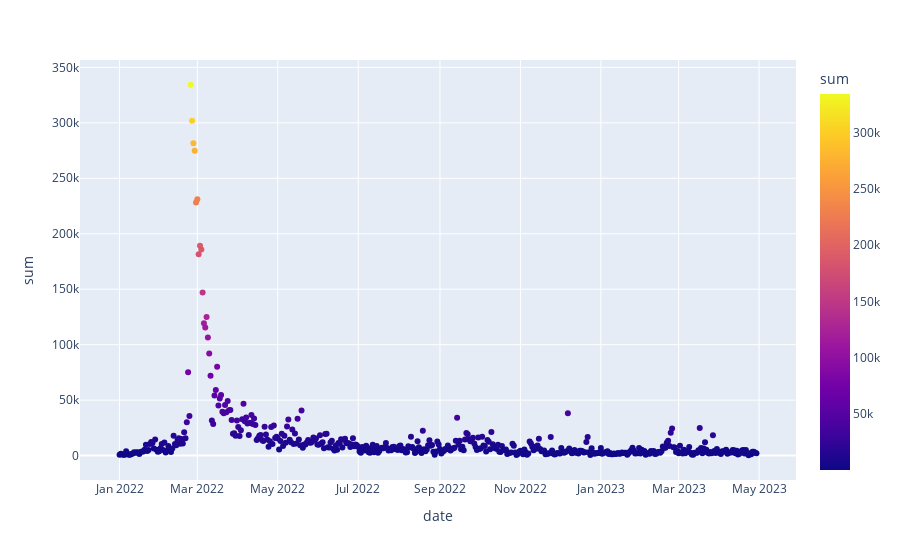

Notebook source saved alongside this figure:
### Code cell
sum_news = df_news_likes[['Date', 'Likes']].groupby(['Date'])['Likes'].sum()
sum_news = pd.DataFrame({'date':sum_news.index, 'sum':sum_news.values})

fig3 = px.scatter(sum_news, x="date", y="sum", color='sum')
fig3.show()

### Figure 1 — Plotly figure (JSON) as saved in the notebook; plotly's stock layout.template omitted (floating-point values rounded to 4 significant figures; data arrays with more than 128 entries replaced by an {"elided": "..."} marker saying what was removed)
{"data": [{"hovertemplate": "date=%{x}<br>sum=%{marker.color}<extra></extra>", "legendgroup": "", "marker": {"color": {"elided": "484 int values"}, "coloraxis": "coloraxis", "symbol": "circle"}, "mode": "markers", "name": "", "orientation": "v", "showlegend": false, "type": "scatter", "x": {"elided": "484 str values"}, "xaxis": "x", "y": {"elided": "484 int values"}, "yaxis": "y"}], "layout": {"coloraxis": {"colorbar": {"title": {"text": "sum"}}, "colorscale": [[0, "#0d0887"], [0.1111, "#46039f"], [0.2222, "#7201a8"], [0.3333, "#9c179e"], [0.4444, "#bd3786"], [0.5556, "#d8576b"], [0.6667, "#ed7953"], [0.7778, "#fb9f3a"], [0.8889, "#fdca26"], [1, "#f0f921"]]}, "legend": {"tracegroupgap": 0}, "margin": {"t": 60}, "xaxis": {"anchor": "y", "domain": [0, 1], "title": {"text": "date"}}, "yaxis": {"anchor": "x", "domain": [0, 1], "title": {"text": "sum"}}}}
